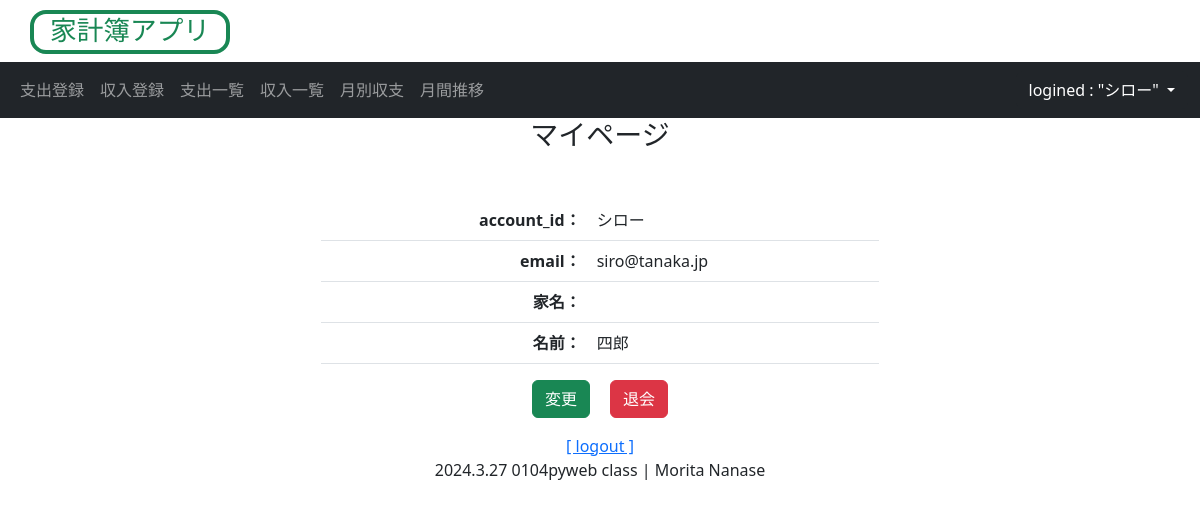
Screenshot of /mypage/ (signed in) with the database file from the repository.
### accounts/models.py (models this page shows)
class User(AbstractBaseUser, PermissionsMixin):
    account_id = models.CharField(
        verbose_name=_("account_id"),
        unique=True,
        max_length=10
    )
    email = models.EmailField(
        verbose_name=_("email"),
        unique=True
    )
    family_name = models.ForeignKey(
        Family,
        verbose_name=_("家名"),
        on_delete=models.SET_NULL,
        default=None,  # デフォルト値
        null=True,
        blank=True
    )
    first_name = models.CharField(
        verbose_name=_("名前"),
        max_length=150,
        null=True,
        blank=True
    )
    is_superuser = models.BooleanField(
        verbose_name=_("is_superuer"),
        default=False
    )
    is_staff = models.BooleanField(
        verbose_name=_('staff status'),
        default=True,
    )
    is_active = models.BooleanField(
        verbose_name=_('active'),
        default=True,
    )
    created_at = models.DateTimeField(
        verbose_name=_("created_at"),
        auto_now_add=True
    )
    updated_at = models.DateTimeField(
        verbose_name=_("updateded_at"),
        auto_now=True
    )
    objects = UserManager()
    USERNAME_FIELD = 'account_id' # ログイン時、ユーザー名の代わりにaccount_idを使用
    REQUIRED_FIELDS = ['email']  # スーパーユーザー作成時にemailも設定
    def __str__(self):
        return self.account_id

### accounts/views.py (the view)
# urls.py: path('mypage/', views.MyPageList.as_view(), name="mypage"),
class MyPageList(LoginRequiredMixin, ListView):
    template_name = 'accounts/mypage.html'
    model = User
    def get_queryset(self):
        login_user = self.request.user  # ログイン中のユーザーを取得
        queryset = super().get_queryset() # PaymentList.objects.all()と同等
        queryset = queryset.filter(account_id=login_user)
        return queryset
    def get_context_data(self, **kwargs): # オーバーライド
        context = super().get_context_data(**kwargs)  # 親クラスの get_context_dataメソッドを実行
        context['page_title'] = 'マイページ'
        return context # テンプレートへcontextを渡す

### money/my_context_processor.py (called while the page is built)
def common(request): # 家計簿アプリの共通コンテクスト
    now = timezone.now()
    return {"now_year": now.year,
            "now_month": now.month}

### accounts/templates/accounts/mypage.html (shortened to what this page needs)
{% extends 'money/base.html' %}
{% block title %}
  <div class="h3 text-center">{{ page_title }}</div>
{% endblock %}
{% block content %}
  {% for list in object_list %}
  <div style="width:50%" class="mt-5 mx-auto text-center">
    <table class="table">
      <tr><th class='text-end'>account_id：</th><td class='text-start'>{{ list.account_id }}</td></tr>
      <tr><th class='text-end'>email：</th><td class='text-start'>{{ list.email }}</td></tr>
      <tr><th class='text-end'>家名：</th><td class='text-start'>{{ list.family_name.family_name }}</td></tr>
      <tr><th class='text-end'>名前：</th><td class='text-start'>{{ list.first_name }}</td></tr>
    </table>
  </div>
<div class="mt-3 mx-auto text-center">
  <a class="btn btn-success" href="{% url 'accounts:user_update' list.pk %}">変更</a>&emsp;
  <a class="btn btn-danger" href="{% url 'accounts:user_delete' list.pk %}">退会</a>
</div>
  {% endfor %}
{% endblock %}

### money/templates/money/base.html (shortened to what this page needs)
{% load static %}
<!DOCTYPE html>
<html lang="ja">
<head>
  <link href="https://cdn.jsdelivr.net/npm/bootstrap@5.3.0/dist/css/bootstrap.min.css" rel="stylesheet"
>
</head>
<body>
  <header>
    <div style="width:200px" class="h1 pb-1 text-center border border-success border-4 rounded-4">
      <a href="{% url 'money:payment_list' %}" class="link-success link-offset-2 link-underline link-underline-opacity-0">
      家計簿アプリ</a></div>
    <nav class="navbar fixed-top navbar-expand navbar-dark bg-dark">
      <div class="container-fluid">
        <div class="collapse navbar-collapse" id="navbarNavDarkDropdown">
          {% if user.is_authenticated %}
          <ul style="width:100%" class="navbar-nav mr-auto">
            <li class="nav-item">
              <a class="nav-link" href="{% url 'money:payment_create'%}">支出登録</a>
            </li>
            <li class="nav-item">
              <a class="nav-link" href="{% url 'money:income_create'%}">収入登録</a>
            </li>
            <li class="nav-item">
              <a class="nav-link" href="{% url 'money:payment_list' %}">支出一覧</a>
            </li>
            <li class="nav-item">
              <a class="nav-link" href="{% url 'money:income_list'%}">収入一覧</a>
            </li>
            <li class="nav-item">
              <a class="nav-link" href="{% url 'money:month_graph' now_year now_month%}">月別収支</a>
            </li>
            <li class="nav-item">
              <a class="nav-link" href="{% url 'money:month_transition' %}">月間推移</a>
            </li>
          </ul>
          <ul class="navbar-nav">
            <li class="nav-item dropdown">
              <button class="btn btn-dark dropdown-toggle" data-bs-toggle="dropdown" aria-expanded="false">
                logined : "{{ user.account_id }}"
              </button>
            </li>
          </ul>
          {% endif %}
        </div>
      </div>
    </nav>
  </header>
  <div class="layout">
      {% block title %}{% endblock %}
  </div>
  <div class="container">
        {% block content %}{% endblock %}
  </div>
  <footer>
  {% if user.is_authenticated %}
    <div class="my-3 text-center">
        <span class="font-weight-bold">
            <a href="/logout?next=">[ logout ]</a>
        </span>
        <span class="float-right">
          <div>2024.3.27 0104pyweb class | Morita Nanase</div>
        </span>
    </div>
  {% endif %}
  </footer>
</body>
</html>

### money/templates/money/base.html (style rules this page uses)
.h1 { margin-top: 10px; margin-left: 30px; font-size:20pt; }
.navbar { position: relative; z-index: 2; }
.layout { position: relative; z-index: 1; }
.container { position: relative; z-index: 1; }

### rows the page displays
User: account_id "シロー", email "siro@tanaka.jp", first_name "四郎"

### other values shown
{{ page_title }} "マイページ"
